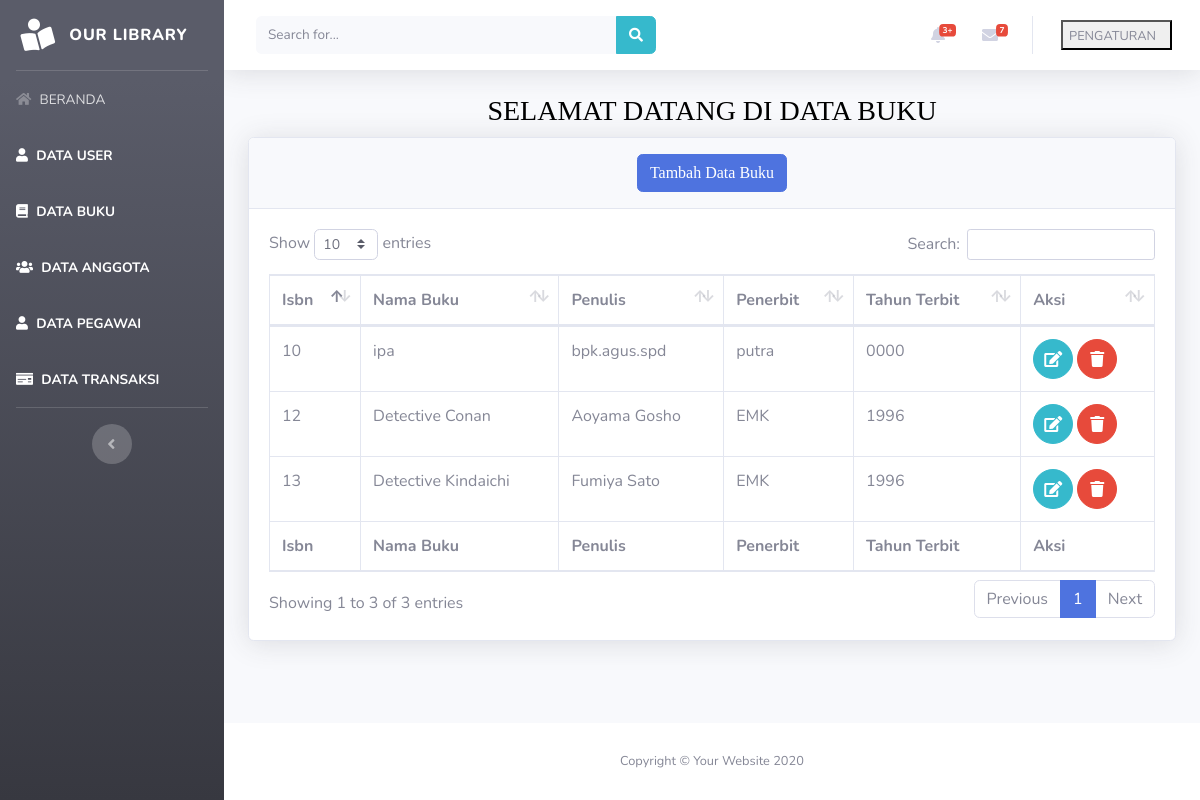
Screenshot of /beranda.php?page=buku with the database file from the repository.
### tables this page shows
CREATE TABLE `tabel_buku` (
  `id_buku` int(7) NOT NULL,
  `isbn` varchar(30) NOT NULL,
  `nama_buku` varchar(50) NOT NULL,
  `penulis` varchar(50) NOT NULL,
  `penerbit` varchar(50) NOT NULL,
  `tahun_terbit` year(4) NOT NULL
);

### views/buku/buku.php (the view, shortened to what this page needs)
<div class="container-fluid">
    <h1 class="h3 mb-2 text-gray-800" align="center"><font color="black" face="fantasy">SELAMAT DATANG DI DATA BUKU</font></h1>
    <div class="card shadow mb-4">
        <div class="card-header py-3" align="center">
            <a href="beranda.php?page=buku&aksi=add">
                <button class="btn btn-primary"><font color="white" face="fantasy">Tambah Data Buku</font></button></a>
        </div>
        <div class="card-body">
            <div class="table-responsive">
                <table class="table table-bordered" id="dataTable" width="100%" cellspacing="0">
                    <thead>
                        <tr>
                            <th>Isbn</th>
                            <th>Nama Buku</th>
                            <th>Penulis</th>
                            <th>Penerbit</th>
                            <th>Tahun Terbit</th>
                            <th>Aksi</th>
                        </tr>
                    </thead>
                    <tfoot>
                        <tr>
                           <th>Isbn</th>
                           <th>Nama Buku</th>
                           <th>Penulis</th>
                           <th>Penerbit</th>
                           <th>Tahun Terbit</th>
                           <th>Aksi</th>
                        </tr>
                    </tfoot>
                    <tbody>
                    <?php
                        $sql = "select * from tabel_buku";
                        $show = $database->query($sql);
                        foreach($show as $buku):
                    ?>
                        <tr>
                            <td><?php echo $buku['isbn']?></td>
                            <td><?php echo $buku['nama_buku']?></td>
                            <td><?php echo $buku['penulis']?></td>
                            <td><?php echo $buku['penerbit']?></td>
                            <td><?php echo $buku['tahun_terbit']?></td>
                            <td>
                            <a href="beranda.php?page=buku&aksi=edit&id=<?php echo $buku['id_buku']?>"
                                class="btn btn-info btn-circle">
                                    <i class="fas fa-edit"></i>
                                    </a>
                                <a href="model/buku/prosesdeletebuku.php?id=<?php echo $buku['id_buku']?>"
                                class="btn btn-danger btn-circle">
                                    <i class="fas fa-trash"></i>
                                    </a>
                            </td>
                        </tr>
                        <?php endforeach; ?>
                    </tbody>
                </table>
            </div>
        </div>
    </div>
</div>

### beranda.php (shortened to what this page needs)
<!DOCTYPE html>
<html lang="en">
<head>
    <link href="template/vendor/fontawesome-free/css/all.min.css" rel="stylesheet" type="text/css">
    <link href="template/css/sb-admin-2.min.css" rel="stylesheet">
    <link href="template/vendor/datatables/dataTables.bootstrap4.min.css" rel="stylesheet">
</head>
<body id="page-top">
    <div id="wrapper">
        <ul class="navbar-nav bg-gradient-dark sidebar sidebar-dark accordion" id="accordionSidebar">
            <a class="sidebar-brand d-flex align-items-center justify-content-center" href="beranda.php">
                <div class="sidebar-brand-icon rotate-n-15">
                   <i class="fas fa-book-reader"></i>
                </div>
                <div class="sidebar-brand-text mx-3">OUR LIBRARY</div>
            </a>
            <hr class="sidebar-divider my-0">
            <li class="nav-item" >
                <a class="nav-link" href="beranda.php">
                    <i class="fas fa-home"></i>
                    <span>BERANDA</span></a>
            <li class="nav-item active">
                <a class="nav-link" href="beranda.php?page=user">
                    <i class="fas fa-user"></i>
                    <span>DATA USER</span></a>
            </li>
            <li class="nav-item active">
                <a class="nav-link" href="beranda.php?page=buku">
                    <i class="fas fa-book"></i>
                    <span>DATA BUKU</span></a>
            </li>
            <li class="nav-item active">
                <a class="nav-link" href="beranda.php?page=anggota">
                    <i class="fas fa-users"></i>
                    <span>DATA ANGGOTA</span></a>
            </li>
            <li class="nav-item active">
                <a class="nav-link" href="beranda.php?page=pegawai">
                    <i class="fas fa-user"></i>
                    <span>DATA PEGAWAI</span></a>
            </li>
            <li class="nav-item active">
                <a class="nav-link" href="beranda.php?page=transaksi">
                    <i class="fas fa-money-check"></i>
                    <span>DATA TRANSAKSI</span></a>
            </li>
            <hr class="sidebar-divider d-none d-md-block">
            <div class="text-center d-none d-md-inline">
                <button class="rounded-circle border-0" id="sidebarToggle"></button>
            </div>
        </ul>
        <div id="content-wrapper" class="d-flex flex-column">
            <div id="content">
                <nav class="navbar navbar-expand navbar-light bg-white topbar mb-4 static-top shadow">
                    <form
                        class="d-none d-sm-inline-block form-inline mr-auto ml-md-3 my-2 my-md-0 mw-100 navbar-search">
                        <div class="input-group">
                            <input type="text" class="form-control bg-light border-0 small" placeholder="Search for..."
                                aria-label="Search" aria-describedby="basic-addon2">
                            <div class="input-group-append">
                                <button class="btn btn-info" type="button">
                                    <i class="fas fa-search fa-sm"></i>
                                </button>
                            </div>
                        </div>
                    </form>
                    <ul class="navbar-nav ml-auto">
                        <li class="nav-item dropdown no-arrow mx-1">
                            <a class="nav-link dropdown-toggle" href="#" id="alertsDropdown" role="button"
                                data-toggle="dropdown" aria-haspopup="true" aria-expanded="false">
                                <i class="fas fa-bell fa-fw"></i>
                                <span class="badge badge-danger badge-counter">3+</span>
                            </a>
                        </li>
                        <li class="nav-item dropdown no-arrow mx-1">
                            <a class="nav-link dropdown-toggle" href="#" id="messagesDropdown" role="button"
                                data-toggle="dropdown" aria-haspopup="true" aria-expanded="false">
                                <i class="fas fa-envelope fa-fw"></i>
                                <span class="badge badge-danger badge-counter">7</span>
                            </a>
                        </li>
                        <li class="nav-item dropdown no-arrow">
                            <a class="nav-link dropdown-toggle" href="#" id="userDropdown" role="button"
                                data-toggle="dropdown" aria-haspopup="true" aria-expanded="false">
                              <button>  <span class="mr-2 d-none d-lg-inline text-gray-600 small">PENGATURAN</span></button>
                        </li>
                    </ul>
                </nav>
                <?php
                    include "config/routes.php";
                ?>
            </div>
            <footer class="sticky-footer bg-white">
                <div class="container my-auto">
                    <div class="copyright text-center my-auto">
                        <span>Copyright &copy; Your Website 2020</span>
                    </div>
                </div>
            </footer>
        </div>
    </div>
</body>
</html>

### config/routes.php (shortened to what this page needs)
<?php
if(@$_GET['page'] == ''){
     include "views/beranda.php";
}else if($_GET['page'] == 'buku'){
    @$aksi = $_GET['aksi'];
    if(@$aksi){
        if($aksi == 'add'){
            include "views/buku/addbuku.php";
        }
        else if ($aksi == 'edit'){
            include "views/buku/editbuku.php";
        }
        else if($aksi == 'delete'){
            include "model/buku/prosesdeletebuku.php";
        }
    }else
    {
        include "views/buku/buku.php";
    }
}else if($_GET['page'] == 'anggota'){
	@$aksi = $_GET['aksi'];
    if(@$aksi){
        if($aksi == 'add'){
            include "views/anggota/addanggota.php";
        }
        else if ($aksi == 'edit'){
            include "views/anggota/editanggota.php";
        }
        else if($aksi == 'delete'){
            include "model/anggota/prosesdeleteanggota.php";
        }
    }else
    {
        include "views/anggota/anggota.php";
    }
}else if($_GET['page'] == 'transaksi'){
    @$aksi = $_GET['aksi'];
    if(@$aksi){
        if($aksi == 'add'){
            include "views/transaksi/addtransaksi.php";
        }
        else if ($aksi == 'edit'){
            include "views/transaksi/edittransaksi.php";
        }
        else if($aksi == 'delete'){
            include "model/transaksi/prosesdeletetransaksi.php";
        }
    }else
    {
        include "views/transaksi/transaksi.php";
    }
}

### rows the page displays
tabel_buku: isbn "12", nama_buku "Detective Conan", penulis "Aoyama Gosho", penerbit "EMK", tahun_terbit "1996"
tabel_buku: isbn "13", nama_buku "Detective Kindaichi", penulis "Fumiya Sato", penerbit "EMK", tahun_terbit "1996"
tabel_buku: isbn "10", nama_buku "ipa", penulis "bpk.agus.spd", penerbit "putra", tahun_terbit "0000"
